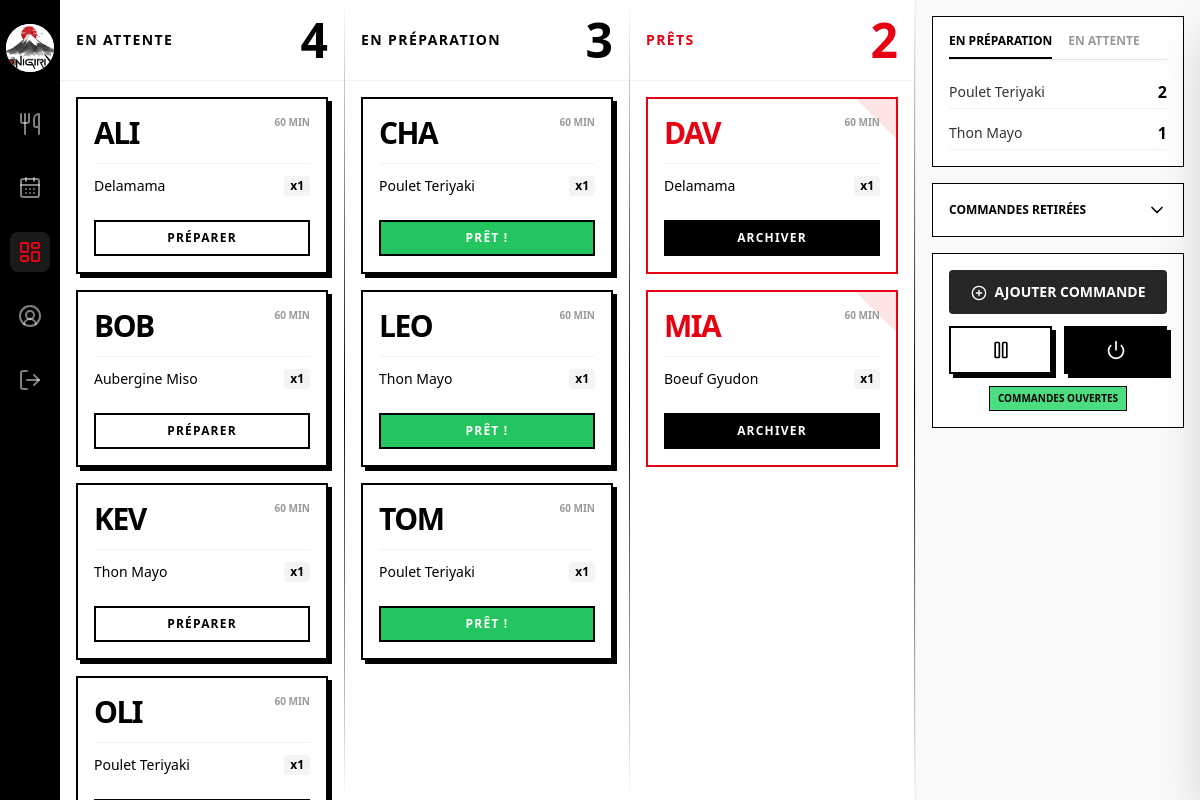
The page /index.php?page=dashboardAdmin (signed in) on the database its author committed.
### tables this page shows
CREATE TABLE `orders` (
  `id` int(11) NOT NULL,
  `userId` int(11) NOT NULL,
  `eventId` int(11) NOT NULL,
  `status` enum('attente','prepa','pret','archive') NOT NULL,
  `totalAmount` decimal(10,2) NOT NULL,
  `createdAt` timestamp NOT NULL DEFAULT current_timestamp()
);

CREATE TABLE `users` (
  `id` int(11) NOT NULL,
  `trigramme` varchar(3) NOT NULL,
  `name` varchar(255) NOT NULL,
  `firstname` varchar(255) NOT NULL,
  `email` varchar(255) NOT NULL,
  `password` text NOT NULL,
  `role` enum('user','admin') NOT NULL
);

CREATE TABLE `order_items` (
  `id` int(11) NOT NULL,
  `orderId` int(11) NOT NULL,
  `recipeId` int(11) NOT NULL,
  `quantity` int(11) NOT NULL
);

CREATE TABLE `recipes` (
  `id` int(11) NOT NULL,
  `name` varchar(50) NOT NULL,
  `fileName` varchar(12) DEFAULT NULL,
  `description` text NOT NULL,
  `price` decimal(10,2) NOT NULL,
  `stock` int(11) NOT NULL,
  `available` tinyint(1) NOT NULL
);

### index.php (called while the page is built, shortened)
<?php
require_once 'pages/pagesRenderer.php';
$access = $_SESSION['role'] ?? "user";
$isLogged = $_SESSION['loggedIn'] ?? 0;
if (!isset($_GET["page"])) {
    if (!$isLogged) {
        $askedPage = "login";
    } else {
        $askedPage = ($access === 'admin') ? "eventManager" : "dashboardUser";
    }
} else {
    $askedPage = $_GET["page"];
}
$askedPage = PagesManager::checkPageExists($askedPage) ? $askedPage : "errorPage";
require("pages/page_" . $askedPage . ".php");
?>

### orders/order.php (called while the page is built, shortened)
<?php
class Order
{
    public static function getOrdersByStatus($dbh, $status, $eventId)
    {
        try {
            $query = "SELECT * FROM `orders` WHERE `status`=? AND `eventId`=? ORDER BY `createdAt` ASC";
            $sth = $dbh->prepare($query);
            $sth->setFetchMode(PDO::FETCH_CLASS, 'Order');
            $sth->execute(array($status, $eventId));
            return $sth->fetchAll();
        } catch (PDOException $e) {
            error_log("Erreur getOrderByStatus : " . $e->getMessage());
            return null;
        }
    }
    public static function getOrderItems($dbh, $orderId)
    {
        try {
            $query =
                "SELECT *
                FROM `order_items` oi
                JOIN `recipes` r ON oi.recipeId = r.id
                WHERE oi.orderId = ?";
            $sth = $dbh->prepare($query);
            $sth->setFetchMode(PDO::FETCH_CLASS, 'Order');
            $sth->execute(array($orderId));
            return $sth->fetchAll();
        } catch (PDOException $e) {
            error_log("Erreur getOrderItems : " . $e->getMessage());
            return null;
        }
    }
    public static function getStatsByStatus($dbh, $status, $eventId)
    {
        try {
            $query =
                "SELECT r.name, SUM(oi.quantity) as totalQty
                FROM `order_items` as oi
                JOIN `recipes` r ON oi.recipeId = r.id
                JOIN `orders` o ON oi.orderId = o.id
                WHERE o.status = ? AND o.eventId = ?
                GROUP BY r.id, r.name
                ORDER BY totalQty DESC";
            $sth = $dbh->prepare($query);
            $sth->execute([$status, $eventId]);
            return $sth->fetchAll();
        } catch (PDOException $e) {
            error_log("Erreur getStatsByStatus: " . $e->getMessage());
            return null;
        }
    }
}
?>

### recipes/recipe.php (called while the page is built, shortened)
<?php
class Recipe
{
    public static function getRecipeById($dbh, $id)
    {
        try {
            $query = "SELECT * FROM `recipes` WHERE `id`=?";
            $sth = $dbh->prepare($query);
            $sth->setFetchMode(PDO::FETCH_CLASS, 'Recipe');
            $sth->execute(array($id));
            $recipe = $sth->fetch();
            return $recipe;
        } catch (PDOException $e) {
            error_log("Erreur getRecipeById : " . $e->getMessage());
            return null;
        }
    }
}
?>

### users/users.php (called while the page is built, shortened)
<?php
class User
{
    public static function getUserById($dbh, $id)
    {
        try {
            $query = "SELECT * FROM `users` WHERE `id`=?";
            $sth = $dbh->prepare($query);
            $sth->setFetchMode(PDO::FETCH_CLASS, 'User');
            $sth->execute(array($id));
            $user = $sth->fetch();
            return $user;
        } catch (PDOException $e) {
            error_log("Erreur getUserById : " . $e->getMessage());
            return null;
        }
    }
}
?>

### orders/orderRenderer.php (the view, shortened to what this page needs)
<?php
require_once 'users/users.php';
class OrderRenderer
{
    public static function renderOrderCard($dbh, $order)
    {
        $user = User::getUserById($dbh, $order->userId);
        $trigramme = $user->trigramme;
        $orderId = (int) $order->id;
        $status = htmlspecialchars($order->status ?? 'attente');
        $trigramme = htmlspecialchars($trigramme ?? '???');
        $timeAgo = round((time() - strtotime($order->createdAt)) / 60);
        $items = Order::getOrderItems($dbh, $orderId);
        $cardClass = "border-2 border-black p-4 relative bg-white transition-all shadow-[4px_4px_0px_0px_rgba(0,0,0,1)]";
        $textClass = "text-black";
        $btnLabel = 'ARCHIVER';
        $btnClass = 'bg-black text-white hover:bg-[#E60012]';
        $isPret = ($status === 'pret');
        if ($status === 'attente') {
            $btnLabel = 'PRÉPARER';
            $btnClass = 'bg-white text-black hover:bg-black hover:text-white';
        } elseif ($status === 'prepa') {
            $btnLabel = 'PRÊT !';
            $btnClass = 'bg-green-500 text-white hover:bg-green-600';
        } elseif ($isPret) {
            $cardClass = "border-2 border-[#E60012] p-4 relative bg-white";
            $textClass = "text-[#E60012]";
        }
        $badgePret = $isPret
            ? '<div class="absolute top-0 right-0 w-10 h-10 bg-[#E60012]/10 [clip-path:polygon(0_0,100%_0,100%_100%)]"></div>'
            : '';
        $itemsHtml = "";
        foreach ($items as $item) {
            $recipe = Recipe::getRecipeById($dbh, $item->recipeId);
            $name = htmlspecialchars($recipe->name ?? 'Produit');
            $qty = (int) ($item->quantity ?? 1);
            $itemsHtml .= <<<HTML
                <li class="flex justify-between items-center text-sm">
                    <span class="font-medium">{$name}</span>
                    <span class="font-black bg-gray-100 px-1.5 py-0.5 rounded text-xs ml-2">x{$qty}</span>
                </li>
            HTML;
        }
        echo <<<HTML
            <div class="{$cardClass}">
                {$badgePret}
                <div class="flex justify-between items-start mb-3">
                    <div class="text-3xl font-black uppercase tracking-tighter {$textClass}">
                        {$trigramme}
                    </div>
                    <div class="text-[10px] font-bold uppercase text-black/40">
                        {$timeAgo} MIN
                    </div>
                </div>
                <ul class="space-y-1 mb-6 border-t border-black/5 pt-3">
                    {$itemsHtml}
                </ul>
                <button
                    data-order-id="{$orderId}"
                    data-status="{$status}"
                    class="js-status-btn w-full py-2 border-2 border-black text-xs font-black uppercase tracking-widest transition-all {$btnClass}">
                    {$btnLabel}
                </button>
            </div>
        HTML;
    }
    public static function renderStats($stats)
    {
        if ($stats) {
            foreach ($stats as $stat) {
                $name = htmlspecialchars($stat['name']);
                $qty = (int) $stat['totalQty'];
                echo <<<HTML
                    <div class="flex justify-between items-center py-1 border-b border-black/5">
                        <span class="text-black/80"> {$name} </span>
                        <span class="font-bold text-base"> {$qty} </span>
                    </div>
                HTML;
            }
        }
    }
}
?>

### pages/page_dashboardAdmin.php (shortened to what this page needs)
<?php
require_once 'orders/order.php';
require_once 'orders/orderRenderer.php';
require_once 'recipes/recipe.php';
require_once 'events/eventRenderer.php';
$orderConfig = [
    'attente' => ['title' => 'En Attente', 'class' => ''],
    'prepa' => ['title' => 'En Préparation', 'class' => ''],
    'pret' => ['title' => 'Prêts', 'class' => 'text-[#E60012]'],
    'archive' => ['title' => 'Archivées', 'class' => '']
];
$eventId = $_SESSION['eventId'];
foreach ($orderConfig as $status => $config) {
    $orders = Order::getOrdersByStatus($pdo, $status, $eventId);
    $orderConfig[$status]['orders'] = $orders;
    $orderConfig[$status]['count'] = count($orders);
}
?>
<main class="flex-1 grid grid-cols-4 h-full">
    <?php foreach ($orderConfig as $status => $config):
        if ($status === 'archive'):
            continue;
        endif ?>
    <section class="flex flex-col column-divider h-full min-h-0">
        <div class="p-4 flex justify-between items-center border-b border-black/5">
            <h2 class="font-bold uppercase tracking-widest text-sm <?= $config['class'] ?>">
                <?= $config['title'] ?>
            </h2>
            <span class="font-black text-5xl <?= $config['class'] ?>">
                <?= $config['count'] ?>
            </span>
        </div>
        <div class="flex-1 overflow-y-auto p-4 space-y-4 no-scrollbar">
            <?php foreach ($config['orders'] as $order) {
                orderRenderer::renderOrderCard($pdo, $order);
            }
            ?>
        </div>
    </section>
    <?php endforeach; ?>
    <aside class="bg-gray-50 flex flex-col p-4 gap-4 h-full border-l border-black/5">
        <div class="bg-white border border-black p-4">
            <div class="flex gap-4 border-b border-black/10 mb-4 text-xs font-bold">
                <button id="btn-prepa" class="pb-2 text-black border-b-2 border-black transition-colors">
                    EN PRÉPARATION
                </button>
                <button id="btn-attente"
                    class="pb-2 text-black/40 border-b-2 border-transparent hover:text-black transition-colors">
                    EN ATTENTE
                </button>
            </div>
            <div id="stats-container">
                <div id="content-prepa" class="space-y-2 text-sm overflow-y-auto">
                    <?php
                    $stats = Order::getStatsByStatus($pdo, 'prepa', $eventId);
                    OrderRenderer::renderStats($stats);
                    ?>
                </div>
            </div>
        </div>
        <div id="archived-orders-container"
            class="bg-white border border-black p-4 flex-none overflow-hidden flex flex-col transition-all duration-300">
            <button id="btn-toggle-archived-orders"
                class="flex justify-between items-center w-full font-bold text-xs uppercase mb-0 group">
                Commandes retirées
                <i id="archived-orders-icon" data-lucide="chevron-down"
                    class="w-5 h-5 transition-transform duration-300"></i>
            </button>
        </div>
        <div class="bg-white border border-black p-4 space-y-3">
            <button id="add-order-panel-open-btn"
                class="w-full py-3 bg-zinc-800 text-white font-bold text-sm rounded flex items-center justify-center gap-2 hover:bg-black transition-colors">
                <i data-lucide="plus-circle" class="w-4 h-4 mt-0.5"></i> AJOUTER COMMANDE
            </button>
            <div class="flex gap-3 w-full mt-4">
                <form method="POST" class="flex-1">
                    <button name="action" value="toggleOrder"
                        class="w-full py-3 bg-white border-2 border-black flex justify-center items-center shadow-[4px_4px_0px_0px_rgba(0,0,0,1)] hover:bg-black group active:shadow-none active:translate-x-0.5 active:translate-y-0.5 transition-all">
                        <i data-lucide="pause" class="w-5 h-5 text-black group-hover:text-white"></i>
                    </button>
                </form>
                <form method="POST" class="flex-1">
                    <button name="action" value="toggleEvent"
                        class="w-full py-3 bg-black border-2 border-black flex justify-center items-center shadow-[4px_4px_0px_0px_rgba(0,0,0,1)] hover:bg-[#E60012] group active:shadow-none active:translate-x-0.5 active:translate-y-0.5 transition-all">
                        <i data-lucide="power" class="w-5 h-5 text-white"></i>
                    </button>
                </form>
            </div>
            <div class="flex gap-2 justify-center">
            </div>
        </div>
    </aside>
</main>

### css/style.css (style rules this page uses)
.column-divider { border-right: 1px solid transparent; border-image: linear-gradient(to bottom, transparent, black, transparent) 1; }
.no-scrollbar { -ms-overflow-style: none; scrollbar-width: none; }

### rows shown on the page
orders: userId.trigramme "ALI", createdAt "60", status "PRÉPARER"
order_items: recipeId.name "Delamama", quantity "1"
orders: userId.trigramme "BOB", createdAt "60", status "PRÉPARER"
order_items: recipeId.name "Aubergine Miso", quantity "1"
orders: userId.trigramme "KEV", createdAt "60", status "PRÉPARER"
order_items: recipeId.name "Thon Mayo", quantity "1"
orders: userId.trigramme "OLI", createdAt "60"
order_items: recipeId.name "Poulet Teriyaki", quantity "1"
orders: userId.trigramme "CHA", createdAt "60", status "PRÊT !"
order_items: recipeId.name "Poulet Teriyaki", quantity "1"
orders: userId.trigramme "LEO", createdAt "60", status "PRÊT !"
order_items: recipeId.name "Thon Mayo", quantity "1"
orders: userId.trigramme "TOM", createdAt "60", status "PRÊT !"
order_items: recipeId.name "Poulet Teriyaki", quantity "1"
orders: status "pret" (drawn), userId.trigramme "DAV", createdAt "60"
order_items: recipeId.name "Delamama", quantity "1"
orders: status "pret" (drawn), userId.trigramme "MIA", createdAt "60"
order_items: recipeId.name "Boeuf Gyudon", quantity "1"

### other values the page prints
$config['title'] "EN ATTENTE"
$config['count'] "4"
$config['title'] "EN PRÉPARATION"
$config['count'] "3"
$config['title'] "PRÊTS"
$config['count'] "2"
$name "Poulet Teriyaki"
$qty "2"
$name "Thon Mayo"
$qty "1"
